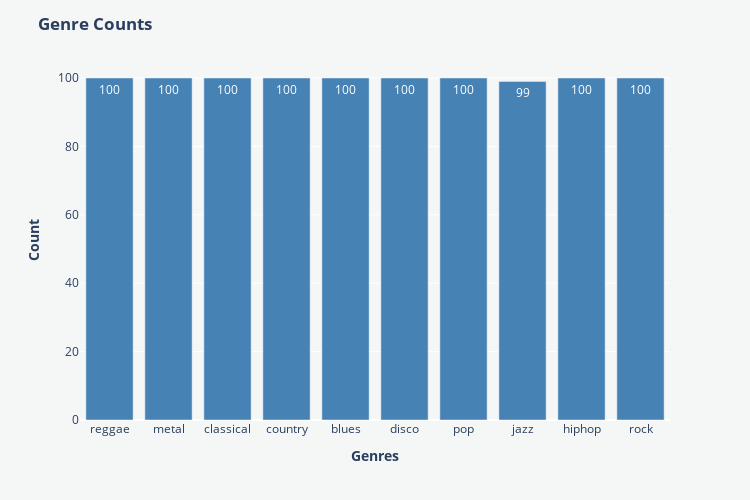

Source (notebook cell):
### Code cell
paper_color = '#f5f7f6'
bg_color = '#f5f7f6'
colormap = 'cividis'
labels = {} # Initializing empty list

# Defining a function to count labels
def count_genres(df):
    for sample in df:
        genre_label = id2label_function(sample['genre'])

        if genre_label in labels:
            labels[genre_label] += 1

        else:
            labels[genre_label] = 1

# Counting labels in both sets
count_genres(df['train'])
count_genres(df['validation'])
count_genres(df['test'])

# Obtaining genres and count values
genres = list(labels.keys())
counts = list(labels.values())

# Plotting bar plot
fig = px.bar(x = genres, y = counts, text = counts)
fig.update_traces(marker=dict(color="#4682B4"))
fig.update_layout(title = '<b>Genre Counts</b>', showlegend = True, height = 500, width = 750,
                 plot_bgcolor=bg_color,paper_bgcolor=paper_color)
fig.update_yaxes(title_text = '<b>Count</b>')
fig.update_xaxes(title = '<b>Genres</b>')

fig.show()

### Figure 1 — Plotly figure (JSON) as saved in the notebook; plotly's stock layout.template omitted (floating-point values rounded to 4 significant figures)
{"data": [{"alignmentgroup": "True", "hovertemplate": "x=%{x}<br>y=%{y}<br>text=%{text}<extra></extra>", "legendgroup": "", "marker": {"color": "#4682B4", "pattern": {"shape": ""}}, "name": "", "offsetgroup": "", "orientation": "v", "showlegend": false, "text": [100, 100, 100, 100, 100, 100, 100, 99, 100, 100], "textposition": "auto", "type": "bar", "x": ["reggae", "metal", "classical", "country", "blues", "disco", "pop", "jazz", "hiphop", "rock"], "xaxis": "x", "y": [100, 100, 100, 100, 100, 100, 100, 99, 100, 100], "yaxis": "y"}], "layout": {"barmode": "relative", "height": 500, "legend": {"tracegroupgap": 0}, "margin": {"t": 60}, "paper_bgcolor": "#f5f7f6", "plot_bgcolor": "#f5f7f6", "showlegend": true, "title": {"text": "<b>Genre Counts</b>"}, "width": 750, "xaxis": {"anchor": "y", "domain": [0, 1], "title": {"text": "<b>Genres</b>"}}, "yaxis": {"anchor": "x", "domain": [0, 1], "title": {"text": "<b>Count</b>"}}}}
